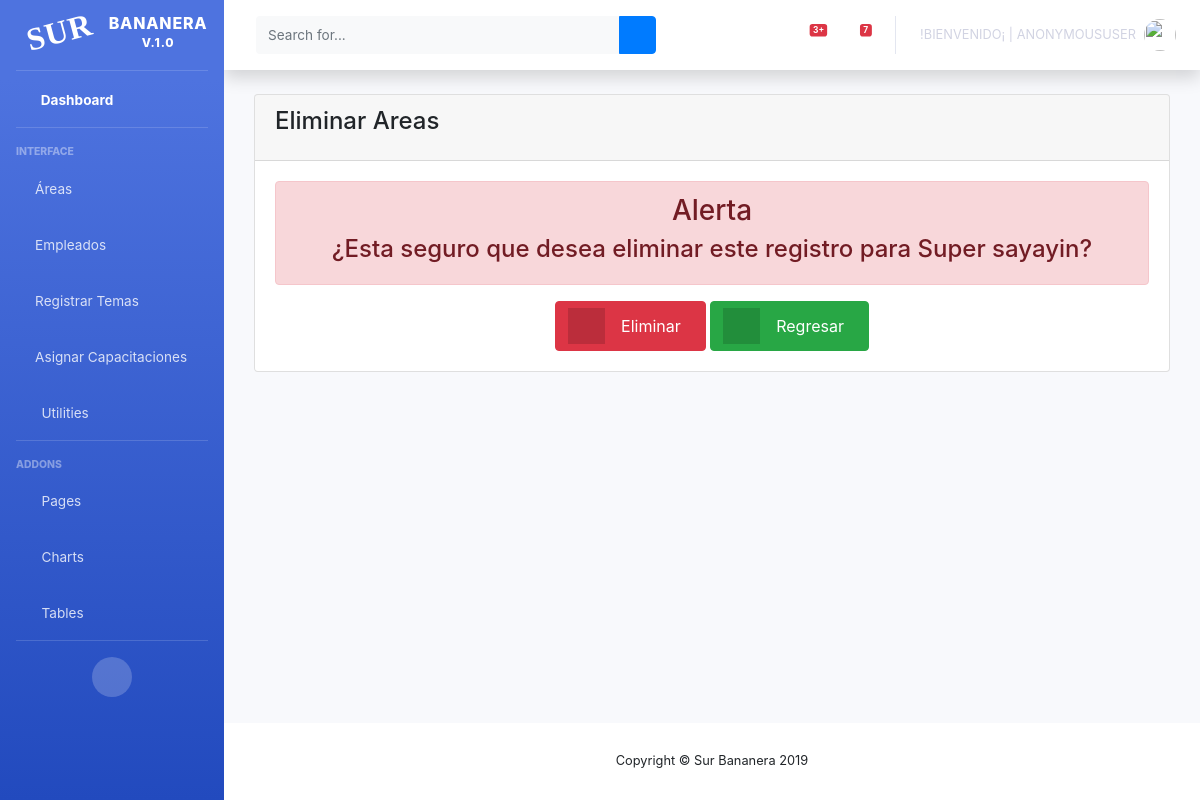
The page /bananera/eliminarAreas/1 on the database as committed earlier.
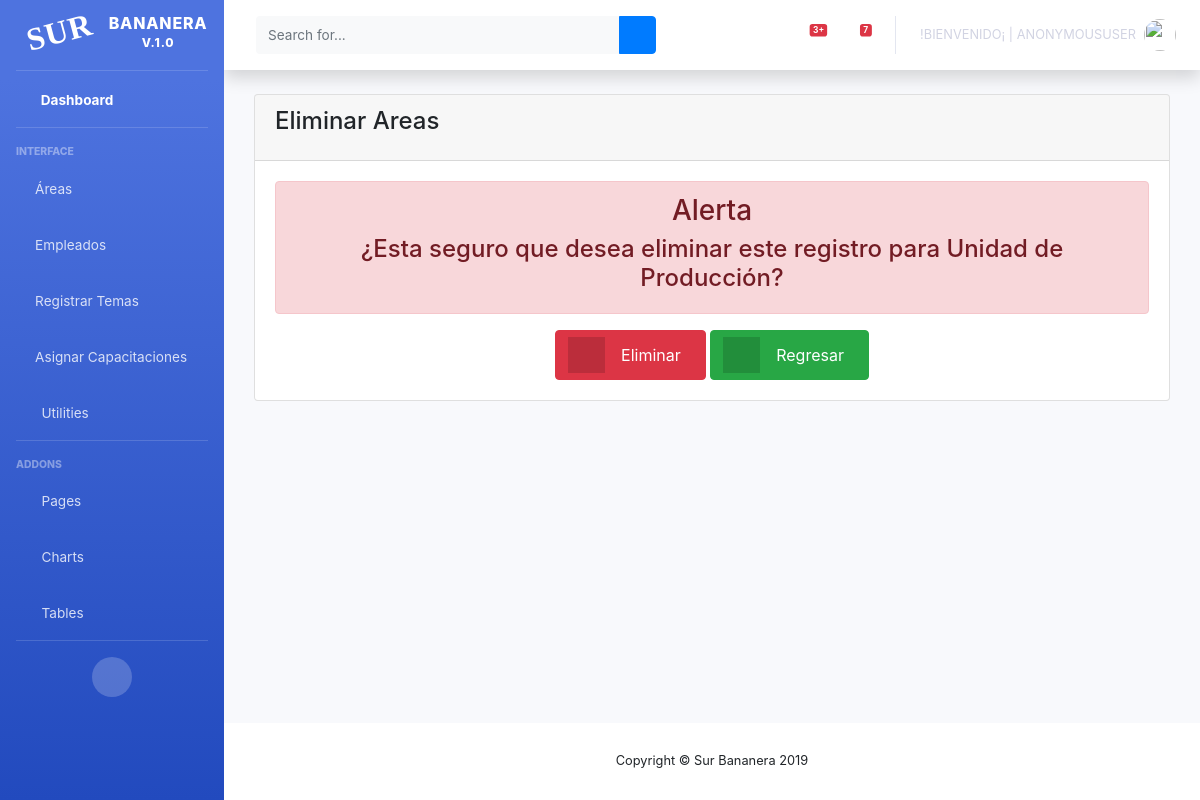
The same page on the database as committed later.
### surBananas/models.py (models this page shows, shortened)
class areas(models.Model):
    choice_riesgo ={('', 'Tipos de riesgo'),('Físico','Físico'),('Quimico','Quimico'), ('Físico y Quimico','Físico y Quimico')}
    choice_fase ={('', 'Fases'),('Unidad de Empaque','Unidad de Empaque'),('Unidad de Producción','Unidad de Producción')}
    choice_puesto= (('', 'Áreas y Puestos'),
                   ('1.- Unidad de Empaque', (
                       ('Recepción de Frutas', 'Recepción de Frutas'),
                       ('Desflore', 'Desflore'),
                       ('Lavador de Fomi', 'Lavador de Fomi'),
                       ('Armador de Carga', 'Armador de Carga'),
                       ('Evaluador de Fruta', 'Evaluador de Fruta'),
                       ('Clasificación', 'Clasificación'),
                       ('Selección', 'Selección'),
                       ('Selladoras', 'Selladoras'),
                       ('Pasador de Frutas', 'Pasador de Frutas'),
                       ('Empacador', 'Empacador'),
                       ('Repesado de Cajas Empacadas.', 'Repesado de Cajas Empacadas.'),
                       ('Desmane', 'Desmane'),
                       ('Estibador', 'Estibador'),
                       ('Pegador de Carton', 'Pegador de Carton'),
                       ('Preparación de Mezcla PosCosecha', 'Preparación de Mezcla PosCosecha'),
                       ('Limpieza', 'Limpieza'),
                       ('Dedo Suelto', 'Dedo Suelto'),
                       ('Bodega de Cartón', 'Bodega de Cartón'),
                       ('Evaluador de Cajas', 'Evaluador de Cajas'),
                       ('Jefe de Empaque', 'Jefe de Empaque'),
                   )),
                   ('2.- Unidad Producción', (
                       ('Deshije', 'Deshije'),
                       ('Aplicadores de Herbicidas', 'Aplicadores de Herbicidas'),
                       ('Desflore Manual', 'Desflore Manual'),
                       ('Cajeteo', 'Cajeteo'),
                       ('Saneo', 'Saneo'),
                       ('Paleo', 'Paleo'),
                       ('Fertilización', 'Fertilización'),
                       ('Riego y Bombeo', 'Riego y Bombeo'),
                       ('Chapeo de Rondas', 'Chapeo de Rondas'),
                       ('Picador de Matas', 'Picador de Matas'),
                       ('Desvio de Hijos y Rearme', 'Desvio de Hijos y Rearme'),
                       ('Técnico de Producción', 'Técnico de Producción'),
                       ('Jefe de Área', 'Jefe de Área'),
                       ('Cosecha', 'Cosecha'),
                       ('Embolse y Amarre.', 'Embolse y Amarre.'),
                       ('Fitosanitarios', 'Fitosanitarios'),
                       ('Seguridad', 'Seguridad'),
                       ('Responsable de Bodegas y Almacén', 'Responsable de Bodegas y Almacén'),
                       ('Taller y Mantenimiento.', 'Taller y Mantenimiento'),
                   )),
                   )
    fase = models.CharField(choices=choice_fase, default='', max_length=20, blank=True, null=True)
    puesto = models.CharField(choices=choice_puesto,max_length=20, blank=True, null=True, default='')
    actividad = models.CharField(max_length=500, blank=True, null=True)
    tiposRiesgo = models.CharField(choices=choice_riesgo, default='', max_length=20, blank=True, null=True)
    regionAnatomica = models.CharField(max_length=200,blank=True, null=True)
    eppUtilizar = models.CharField(max_length=200,blank=True, null=True)
    status = models.BooleanField('Estado', default=True)
    created_at = models.DateTimeField(auto_now_add=True, blank=True, null=True)

### surBananas/views.py (the view, shortened to what this page needs)
# urls.py: path('eliminarAreas/<int:pk>', views.EliminarArea.as_view(), name = 'eliminarAreas'),
class EliminarArea(DeleteView):
    model = areas
    template_name = 'area_confirm_delete.html'

### surBananas/templates/area_confirm_delete.html (shortened to what this page needs)
{% extends 'indexAdmin.html' %}
{% block contenido %}
    <div class="content">
        <div class="container-fluid">
            <div class="row">
                <div class="col-md-12">
                    <div class="card">
                        <div class="card-header card-header-warning">
                            <h4 class="card-title ">Eliminar Areas</h4>
                        </div>
                        <div class="card-body" align="center">
                            <form method="post">
                                <div class="alert alert-danger" align="center">
                                    <span><b> <h3>Alerta</h3>  </b> <h4>¿Esta seguro que desea eliminar este registro para {{ areas.fase }}?</h4></span>
                                </div>
                                <button type="submit" class="btn btn-danger btn-icon-split">
                                    <span class="icon text-white-50">
                                            <i class="fas fa-trash"></i>
                                            </span>
                                    <span class="text">Eliminar</span>
                                </button>
                                <a href="{% url 'listaAreas'%}" class="btn btn-success btn-icon-split">
                                            <span class="icon text-white-50">
                                                 <i class="fas fa-undo-alt"></i>
                                            </span>
                                    <span class="text">Regresar</span>
                                </a>
                            </form>
                        </div>
                    </div>
                </div>
            </div>
        </div>
    </div>
{% endblock contenido %}

Rows that differ between the two databases and show on the page:
changed areas: fase "Super sayayin" → "Unidad de Producción"
